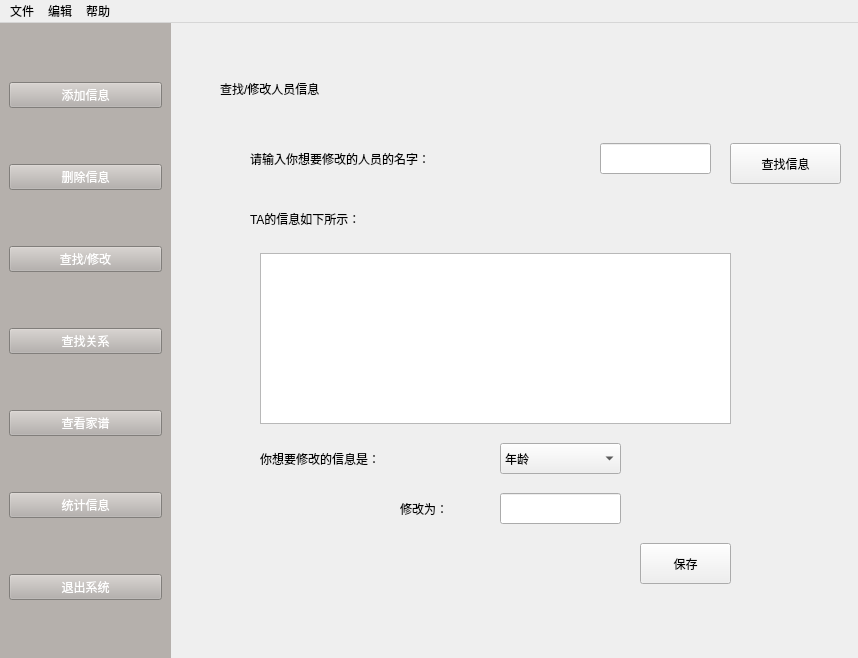
<?xml version="1.0" encoding="UTF-8"?>
<ui version="4.0">
 <class>home</class>
 <widget class="QMainWindow" name="home">
  <property name="geometry">
   <rect>
    <x>0</x>
    <y>0</y>
    <width>858</width>
    <height>658</height>
   </rect>
  </property>
  <property name="windowTitle">
   <string>家谱管理系统</string>
  </property>
  <widget class="QWidget" name="centralwidget">
   <widget class="QFrame" name="verticalFrame">
    <property name="geometry">
     <rect>
      <x>0</x>
      <y>0</y>
      <width>171</width>
      <height>641</height>
     </rect>
    </property>
    <property name="styleSheet">
     <string notr="true">background-color:rgb(181, 176, 172)</string>
    </property>
    <layout class="QVBoxLayout" name="verticalLayout_2">
     <item>
      <widget class="QPushButton" name="pushButton_add">
       <property name="styleSheet">
        <string notr="true">color:white;

font: 16pt &quot;田氏颜体大字库&quot;;</string>
       </property>
       <property name="text">
        <string>添加信息</string>
       </property>
      </widget>
     </item>
     <item>
      <widget class="QPushButton" name="pushButton_delete">
       <property name="styleSheet">
        <string notr="true">color:white;

font: 16pt &quot;田氏颜体大字库&quot;;</string>
       </property>
       <property name="text">
        <string>删除信息</string>
       </property>
      </widget>
     </item>
     <item>
      <widget class="QPushButton" name="pushButton_change">
       <property name="styleSheet">
        <string notr="true">color:white;

font: 16pt &quot;田氏颜体大字库&quot;;</string>
       </property>
       <property name="text">
        <string>查找/修改</string>
       </property>
      </widget>
     </item>
     <item>
      <widget class="QPushButton" name="pushButton_search">
       <property name="styleSheet">
        <string notr="true">color:white;

font: 16pt &quot;田氏颜体大字库&quot;;
</string>
       </property>
       <property name="text">
        <string>查找关系</string>
       </property>
      </widget>
     </item>
     <item>
      <widget class="QPushButton" name="pushButton_show">
       <property name="styleSheet">
        <string notr="true">color:white;

font: 16pt &quot;田氏颜体大字库&quot;;</string>
       </property>
       <property name="text">
        <string>查看家谱</string>
       </property>
      </widget>
     </item>
     <item>
      <widget class="QPushButton" name="pushButton_count">
       <property name="styleSheet">
        <string notr="true">color:white;

font: 16pt &quot;田氏颜体大字库&quot;;</string>
       </property>
       <property name="text">
        <string>统计信息</string>
       </property>
      </widget>
     </item>
     <item>
      <widget class="QPushButton" name="pushButton_exit">
       <property name="styleSheet">
        <string notr="true">color:white;

font: 16pt &quot;田氏颜体大字库&quot;;</string>
       </property>
       <property name="text">
        <string>退出系统</string>
       </property>
      </widget>
     </item>
    </layout>
   </widget>
   <widget class="QStackedWidget" name="stackedWidget">
    <property name="geometry">
     <rect>
      <x>170</x>
      <y>0</y>
      <width>691</width>
      <height>631</height>
     </rect>
    </property>
    <property name="styleSheet">
     <string notr="true">font: 14pt &quot;田氏颜体大字库&quot;;</string>
    </property>
    <property name="currentIndex">
     <number>2</number>
    </property>
    <widget class="QWidget" name="page_add">
     <widget class="QLabel" name="label_11">
      <property name="geometry">
       <rect>
        <x>40</x>
        <y>40</y>
        <width>221</width>
        <height>51</height>
       </rect>
      </property>
      <property name="font">
       <font>
        <family>田氏颜体大字库</family>
        <pointsize>16</pointsize>
        <weight>50</weight>
        <italic>false</italic>
        <bold>false</bold>
       </font>
      </property>
      <property name="styleSheet">
       <string notr="true">font: 16pt &quot;田氏颜体大字库&quot;;</string>
      </property>
      <property name="text">
       <string>添加人员基本信息</string>
      </property>
     </widget>
     <widget class="QLabel" name="label_12">
      <property name="geometry">
       <rect>
        <x>200</x>
        <y>120</y>
        <width>81</width>
        <height>41</height>
       </rect>
      </property>
      <property name="text">
       <string>姓名：</string>
      </property>
     </widget>
     <widget class="QLabel" name="label_13">
      <property name="geometry">
       <rect>
        <x>180</x>
        <y>170</y>
        <width>101</width>
        <height>41</height>
       </rect>
      </property>
      <property name="text">
       <string>出生地：</string>
      </property>
     </widget>
     <widget class="QLabel" name="label_14">
      <property name="geometry">
       <rect>
        <x>160</x>
        <y>210</y>
        <width>121</width>
        <height>51</height>
       </rect>
      </property>
      <property name="text">
       <string>出生日期：</string>
      </property>
     </widget>
     <widget class="QLabel" name="label_15">
      <property name="geometry">
       <rect>
        <x>160</x>
        <y>320</y>
        <width>111</width>
        <height>31</height>
       </rect>
      </property>
      <property name="text">
       <string>死亡日期：</string>
      </property>
     </widget>
     <widget class="QLabel" name="label_16">
      <property name="geometry">
       <rect>
        <x>420</x>
        <y>360</y>
        <width>81</width>
        <height>51</height>
       </rect>
      </property>
      <property name="text">
       <string>身高：</string>
      </property>
     </widget>
     <widget class="QLabel" name="label_17">
      <property name="geometry">
       <rect>
        <x>210</x>
        <y>420</y>
        <width>71</width>
        <height>41</height>
       </rect>
      </property>
      <property name="text">
       <string>职业：</string>
      </property>
     </widget>
     <widget class="QLabel" name="label_18">
      <property name="geometry">
       <rect>
        <x>210</x>
        <y>370</y>
        <width>81</width>
        <height>31</height>
       </rect>
      </property>
      <property name="text">
       <string>性别：</string>
      </property>
     </widget>
     <widget class="QLineEdit" name="lineEdit_5">
      <property name="geometry">
       <rect>
        <x>290</x>
        <y>120</y>
        <width>121</width>
        <height>31</height>
       </rect>
      </property>
     </widget>
     <widget class="QLineEdit" name="lineEdit_12">
      <property name="geometry">
       <rect>
        <x>290</x>
        <y>480</y>
        <width>111</width>
        <height>31</height>
       </rect>
      </property>
     </widget>
     <widget class="QLineEdit" name="lineEdit_13">
      <property name="geometry">
       <rect>
        <x>490</x>
        <y>370</y>
        <width>81</width>
        <height>31</height>
       </rect>
      </property>
     </widget>
     <widget class="QLineEdit" name="lineEdit_14">
      <property name="geometry">
       <rect>
        <x>290</x>
        <y>430</y>
        <width>111</width>
        <height>31</height>
       </rect>
      </property>
     </widget>
     <widget class="QLabel" name="label_19">
      <property name="geometry">
       <rect>
        <x>160</x>
        <y>480</y>
        <width>111</width>
        <height>31</height>
       </rect>
      </property>
      <property name="text">
       <string>父亲姓名：</string>
      </property>
     </widget>
     <widget class="QLineEdit" name="lineEdit_24">
      <property name="geometry">
       <rect>
        <x>290</x>
        <y>170</y>
        <width>211</width>
        <height>31</height>
       </rect>
      </property>
      <property name="styleSheet">
       <string notr="true">font: 10pt &quot;田氏颜体大字库&quot;;
color:rgb(203, 203, 203)</string>
      </property>
      <property name="text">
       <string/>
      </property>
     </widget>
     <widget class="QLineEdit" name="lineEdit_8">
      <property name="geometry">
       <rect>
        <x>290</x>
        <y>220</y>
        <width>211</width>
        <height>31</height>
       </rect>
      </property>
      <property name="styleSheet">
       <string notr="true">font: 10pt &quot;田氏颜体大字库&quot;;
color:rgb(203, 203, 203)</string>
      </property>
      <property name="text">
       <string/>
      </property>
     </widget>
     <widget class="QLineEdit" name="lineEdit_9">
      <property name="geometry">
       <rect>
        <x>290</x>
        <y>320</y>
        <width>211</width>
        <height>31</height>
       </rect>
      </property>
      <property name="styleSheet">
       <string notr="true">font: 10pt &quot;田氏颜体大字库&quot;;
color:rgb(203, 203, 203)</string>
      </property>
      <property name="text">
       <string/>
      </property>
     </widget>
     <widget class="QLabel" name="label_44">
      <property name="geometry">
       <rect>
        <x>580</x>
        <y>370</y>
        <width>71</width>
        <height>21</height>
       </rect>
      </property>
      <property name="font">
       <font>
        <family>田氏颜体大字库</family>
        <pointsize>14</pointsize>
        <weight>50</weight>
        <italic>false</italic>
        <bold>false</bold>
       </font>
      </property>
      <property name="text">
       <string>cm</string>
      </property>
     </widget>
     <widget class="QPushButton" name="pushButton_10">
      <property name="geometry">
       <rect>
        <x>292</x>
        <y>540</y>
        <width>91</width>
        <height>41</height>
       </rect>
      </property>
      <property name="text">
       <string>保存</string>
      </property>
     </widget>
     <widget class="QLabel" name="label_47">
      <property name="geometry">
       <rect>
        <x>430</x>
        <y>420</y>
        <width>111</width>
        <height>41</height>
       </rect>
      </property>
      <property name="text">
       <string>配偶姓名：</string>
      </property>
     </widget>
     <widget class="QLineEdit" name="lineEdit_18">
      <property name="geometry">
       <rect>
        <x>550</x>
        <y>430</y>
        <width>131</width>
        <height>31</height>
       </rect>
      </property>
      <property name="styleSheet">
       <string notr="true">font: 10pt &quot;田氏颜体大字库&quot;;
color:rgb(203, 203, 203)</string>
      </property>
      <property name="text">
       <string/>
      </property>
     </widget>
     <widget class="QLabel" name="label_20">
      <property name="geometry">
       <rect>
        <x>430</x>
        <y>480</y>
        <width>111</width>
        <height>31</height>
       </rect>
      </property>
      <property name="text">
       <string>母亲姓名：</string>
      </property>
     </widget>
     <widget class="QLineEdit" name="lineEdit_19">
      <property name="geometry">
       <rect>
        <x>550</x>
        <y>480</y>
        <width>131</width>
        <height>31</height>
       </rect>
      </property>
      <property name="styleSheet">
       <string notr="true">font: 10pt &quot;田氏颜体大字库&quot;;
color:rgb(203, 203, 203)</string>
      </property>
      <property name="text">
       <string/>
      </property>
     </widget>
     <widget class="QLabel" name="label_38">
      <property name="geometry">
       <rect>
        <x>0</x>
        <y>0</y>
        <width>688</width>
        <height>641</height>
       </rect>
      </property>
      <property name="text">
       <string/>
      </property>
      <property name="pixmap">
       <pixmap>../../background.png</pixmap>
      </property>
     </widget>
     <widget class="QLineEdit" name="lineEdit">
      <property name="geometry">
       <rect>
        <x>290</x>
        <y>370</y>
        <width>113</width>
        <height>31</height>
       </rect>
      </property>
     </widget>
     <widget class="QLabel" name="label">
      <property name="geometry">
       <rect>
        <x>210</x>
        <y>270</y>
        <width>91</width>
        <height>31</height>
       </rect>
      </property>
      <property name="text">
       <string>年龄：</string>
      </property>
     </widget>
     <widget class="QLineEdit" name="lineEdit_2">
      <property name="geometry">
       <rect>
        <x>290</x>
        <y>270</y>
        <width>111</width>
        <height>31</height>
       </rect>
      </property>
     </widget>
     <zorder>label_38</zorder>
     <zorder>label_11</zorder>
     <zorder>label_12</zorder>
     <zorder>label_13</zorder>
     <zorder>label_14</zorder>
     <zorder>label_15</zorder>
     <zorder>label_16</zorder>
     <zorder>label_17</zorder>
     <zorder>label_18</zorder>
     <zorder>lineEdit_5</zorder>
     <zorder>lineEdit_12</zorder>
     <zorder>lineEdit_13</zorder>
     <zorder>lineEdit_14</zorder>
     <zorder>label_19</zorder>
     <zorder>lineEdit_24</zorder>
     <zorder>lineEdit_8</zorder>
     <zorder>lineEdit_9</zorder>
     <zorder>label_44</zorder>
     <zorder>pushButton_10</zorder>
     <zorder>label_47</zorder>
     <zorder>lineEdit_18</zorder>
     <zorder>label_20</zorder>
     <zorder>lineEdit_19</zorder>
     <zorder>lineEdit</zorder>
     <zorder>label</zorder>
     <zorder>lineEdit_2</zorder>
    </widget>
    <widget class="QWidget" name="page_delete">
     <widget class="QLineEdit" name="lineEdit_16">
      <property name="geometry">
       <rect>
        <x>430</x>
        <y>120</y>
        <width>111</width>
        <height>31</height>
       </rect>
      </property>
     </widget>
     <widget class="QLabel" name="label_21">
      <property name="geometry">
       <rect>
        <x>50</x>
        <y>40</y>
        <width>181</width>
        <height>51</height>
       </rect>
      </property>
      <property name="styleSheet">
       <string notr="true">font: 16pt &quot;田氏颜体大字库&quot;;</string>
      </property>
      <property name="text">
       <string>删除人员信息</string>
      </property>
     </widget>
     <widget class="QLabel" name="label_22">
      <property name="geometry">
       <rect>
        <x>80</x>
        <y>120</y>
        <width>361</width>
        <height>31</height>
       </rect>
      </property>
      <property name="text">
       <string>请输入你想要删除的人员的姓名：</string>
      </property>
     </widget>
     <widget class="QLabel" name="label_39">
      <property name="geometry">
       <rect>
        <x>0</x>
        <y>0</y>
        <width>688</width>
        <height>641</height>
       </rect>
      </property>
      <property name="text">
       <string/>
      </property>
      <property name="pixmap">
       <pixmap>../../background.png</pixmap>
      </property>
     </widget>
     <widget class="QLabel" name="label_23">
      <property name="geometry">
       <rect>
        <x>80</x>
        <y>230</y>
        <width>221</width>
        <height>31</height>
       </rect>
      </property>
      <property name="text">
       <string>TA的信息如下所示：</string>
      </property>
     </widget>
     <widget class="QTextBrowser" name="textBrowser">
      <property name="geometry">
       <rect>
        <x>80</x>
        <y>270</y>
        <width>471</width>
        <height>201</height>
       </rect>
      </property>
     </widget>
     <widget class="QPushButton" name="pushButton_9">
      <property name="geometry">
       <rect>
        <x>460</x>
        <y>500</y>
        <width>91</width>
        <height>41</height>
       </rect>
      </property>
      <property name="text">
       <string>删除</string>
      </property>
     </widget>
     <widget class="QPushButton" name="pushButton">
      <property name="geometry">
       <rect>
        <x>430</x>
        <y>170</y>
        <width>111</width>
        <height>41</height>
       </rect>
      </property>
      <property name="text">
       <string>查找信息</string>
      </property>
     </widget>
     <zorder>label_39</zorder>
     <zorder>lineEdit_16</zorder>
     <zorder>label_21</zorder>
     <zorder>label_22</zorder>
     <zorder>label_23</zorder>
     <zorder>textBrowser</zorder>
     <zorder>pushButton_9</zorder>
     <zorder>pushButton</zorder>
    </widget>
    <widget class="QWidget" name="page_change">
     <widget class="QLabel" name="label_25">
      <property name="geometry">
       <rect>
        <x>50</x>
        <y>40</y>
        <width>241</width>
        <height>51</height>
       </rect>
      </property>
      <property name="styleSheet">
       <string notr="true">font: 16pt &quot;田氏颜体大字库&quot;;</string>
      </property>
      <property name="text">
       <string>查找/修改人员信息</string>
      </property>
     </widget>
     <widget class="QPushButton" name="pushButton_8">
      <property name="geometry">
       <rect>
        <x>470</x>
        <y>520</y>
        <width>91</width>
        <height>41</height>
       </rect>
      </property>
      <property name="text">
       <string>保存</string>
      </property>
     </widget>
     <widget class="QLabel" name="label_40">
      <property name="geometry">
       <rect>
        <x>0</x>
        <y>0</y>
        <width>688</width>
        <height>641</height>
       </rect>
      </property>
      <property name="text">
       <string/>
      </property>
      <property name="pixmap">
       <pixmap>../../background.png</pixmap>
      </property>
     </widget>
     <widget class="QLabel" name="label_24">
      <property name="geometry">
       <rect>
        <x>80</x>
        <y>120</y>
        <width>351</width>
        <height>31</height>
       </rect>
      </property>
      <property name="text">
       <string>请输入你想要修改的人员的名字：</string>
      </property>
     </widget>
     <widget class="QLineEdit" name="lineEdit_17">
      <property name="geometry">
       <rect>
        <x>430</x>
        <y>120</y>
        <width>111</width>
        <height>31</height>
       </rect>
      </property>
     </widget>
     <widget class="QLabel" name="label_26">
      <property name="geometry">
       <rect>
        <x>80</x>
        <y>180</y>
        <width>221</width>
        <height>31</height>
       </rect>
      </property>
      <property name="text">
       <string>TA的信息如下所示：</string>
      </property>
     </widget>
     <widget class="QTextBrowser" name="textBrowser_2">
      <property name="geometry">
       <rect>
        <x>90</x>
        <y>230</y>
        <width>471</width>
        <height>171</height>
       </rect>
      </property>
     </widget>
     <widget class="QLabel" name="label_27">
      <property name="geometry">
       <rect>
        <x>90</x>
        <y>420</y>
        <width>231</width>
        <height>31</height>
       </rect>
      </property>
      <property name="text">
       <string>你想要修改的信息是：</string>
      </property>
     </widget>
     <widget class="QComboBox" name="comboBox_2">
      <property name="geometry">
       <rect>
        <x>330</x>
        <y>420</y>
        <width>121</width>
        <height>31</height>
       </rect>
      </property>
      <item>
       <property name="text">
        <string>年龄</string>
       </property>
      </item>
      <item>
       <property name="text">
        <string>出生地</string>
       </property>
      </item>
      <item>
       <property name="text">
        <string>死亡日期</string>
       </property>
      </item>
      <item>
       <property name="text">
        <string>出生日期</string>
       </property>
      </item>
      <item>
       <property name="text">
        <string>身高</string>
       </property>
      </item>
      <item>
       <property name="text">
        <string>职业</string>
       </property>
      </item>
     </widget>
     <widget class="QLabel" name="label_28">
      <property name="geometry">
       <rect>
        <x>230</x>
        <y>470</y>
        <width>231</width>
        <height>31</height>
       </rect>
      </property>
      <property name="text">
       <string>修改为：</string>
      </property>
     </widget>
     <widget class="QLineEdit" name="lineEdit_10">
      <property name="geometry">
       <rect>
        <x>330</x>
        <y>470</y>
        <width>121</width>
        <height>31</height>
       </rect>
      </property>
     </widget>
     <widget class="QPushButton" name="pushButton_2">
      <property name="geometry">
       <rect>
        <x>560</x>
        <y>120</y>
        <width>111</width>
        <height>41</height>
       </rect>
      </property>
      <property name="text">
       <string>查找信息</string>
      </property>
     </widget>
     <zorder>label_40</zorder>
     <zorder>label_25</zorder>
     <zorder>pushButton_8</zorder>
     <zorder>label_24</zorder>
     <zorder>lineEdit_17</zorder>
     <zorder>label_26</zorder>
     <zorder>textBrowser_2</zorder>
     <zorder>label_27</zorder>
     <zorder>comboBox_2</zorder>
     <zorder>label_28</zorder>
     <zorder>lineEdit_10</zorder>
     <zorder>pushButton_2</zorder>
    </widget>
    <widget class="QWidget" name="page_search">
     <widget class="QLabel" name="label_45">
      <property name="geometry">
       <rect>
        <x>0</x>
        <y>0</y>
        <width>688</width>
        <height>641</height>
       </rect>
      </property>
      <property name="text">
       <string/>
      </property>
      <property name="pixmap">
       <pixmap>../../background.png</pixmap>
      </property>
     </widget>
     <widget class="QLabel" name="label_29">
      <property name="geometry">
       <rect>
        <x>50</x>
        <y>40</y>
        <width>181</width>
        <height>51</height>
       </rect>
      </property>
      <property name="styleSheet">
       <string notr="true">font: 16pt &quot;田氏颜体大字库&quot;;</string>
      </property>
      <property name="text">
       <string>查找人员关系</string>
      </property>
     </widget>
     <widget class="QLabel" name="label_30">
      <property name="geometry">
       <rect>
        <x>80</x>
        <y>120</y>
        <width>351</width>
        <height>31</height>
       </rect>
      </property>
      <property name="text">
       <string>请输入你想要查找的人员的名字：</string>
      </property>
     </widget>
     <widget class="QLineEdit" name="lineEdit_11">
      <property name="geometry">
       <rect>
        <x>432</x>
        <y>120</y>
        <width>111</width>
        <height>31</height>
       </rect>
      </property>
     </widget>
     <widget class="QLabel" name="label_31">
      <property name="geometry">
       <rect>
        <x>80</x>
        <y>170</y>
        <width>181</width>
        <height>51</height>
       </rect>
      </property>
      <property name="text">
       <string>你想要查找TA的</string>
      </property>
     </widget>
     <widget class="QComboBox" name="comboBox_3">
      <property name="geometry">
       <rect>
        <x>250</x>
        <y>180</y>
        <width>131</width>
        <height>31</height>
       </rect>
      </property>
      <property name="font">
       <font>
        <family>田氏颜体大字库</family>
        <pointsize>12</pointsize>
        <weight>50</weight>
        <italic>false</italic>
        <bold>false</bold>
       </font>
      </property>
      <property name="styleSheet">
       <string notr="true">font: 12pt &quot;田氏颜体大字库&quot;;</string>
      </property>
      <item>
       <property name="text">
        <string>父亲</string>
       </property>
      </item>
      <item>
       <property name="text">
        <string>配偶</string>
       </property>
      </item>
      <item>
       <property name="text">
        <string>兄弟姐妹</string>
       </property>
      </item>
      <item>
       <property name="text">
        <string>母亲</string>
       </property>
      </item>
      <item>
       <property name="text">
        <string>孩子</string>
       </property>
      </item>
     </widget>
     <widget class="QTextBrowser" name="textBrowser_3">
      <property name="geometry">
       <rect>
        <x>90</x>
        <y>290</y>
        <width>461</width>
        <height>231</height>
       </rect>
      </property>
     </widget>
     <widget class="QLabel" name="label_32">
      <property name="geometry">
       <rect>
        <x>80</x>
        <y>240</y>
        <width>381</width>
        <height>31</height>
       </rect>
      </property>
      <property name="text">
       <string>查找的人员的对象的信息如下所示：</string>
      </property>
     </widget>
     <widget class="QPushButton" name="pushButton_13">
      <property name="geometry">
       <rect>
        <x>430</x>
        <y>180</y>
        <width>121</width>
        <height>41</height>
       </rect>
      </property>
      <property name="text">
       <string>开始查找</string>
      </property>
     </widget>
    </widget>
    <widget class="QWidget" name="page_show">
     <widget class="QLabel" name="label_41">
      <property name="geometry">
       <rect>
        <x>0</x>
        <y>0</y>
        <width>688</width>
        <height>641</height>
       </rect>
      </property>
      <property name="text">
       <string/>
      </property>
      <property name="pixmap">
       <pixmap>../../background.png</pixmap>
      </property>
     </widget>
     <widget class="QTreeWidget" name="treeWidget">
      <property name="geometry">
       <rect>
        <x>80</x>
        <y>150</y>
        <width>541</width>
        <height>411</height>
       </rect>
      </property>
      <column>
       <property name="text">
        <string>查看家谱</string>
       </property>
      </column>
     </widget>
     <widget class="QLabel" name="label_2">
      <property name="geometry">
       <rect>
        <x>90</x>
        <y>80</y>
        <width>51</width>
        <height>41</height>
       </rect>
      </property>
      <property name="text">
       <string>以</string>
      </property>
     </widget>
     <widget class="QLineEdit" name="lineEdit_3">
      <property name="geometry">
       <rect>
        <x>130</x>
        <y>80</y>
        <width>111</width>
        <height>41</height>
       </rect>
      </property>
     </widget>
     <widget class="QLabel" name="label_3">
      <property name="geometry">
       <rect>
        <x>250</x>
        <y>80</y>
        <width>191</width>
        <height>31</height>
       </rect>
      </property>
      <property name="text">
       <string>为祖先查看家谱</string>
      </property>
     </widget>
     <widget class="QPushButton" name="pushButton_3">
      <property name="geometry">
       <rect>
        <x>520</x>
        <y>80</y>
        <width>91</width>
        <height>41</height>
       </rect>
      </property>
      <property name="text">
       <string>查看</string>
      </property>
     </widget>
    </widget>
    <widget class="QWidget" name="page_count">
     <widget class="QLabel" name="label_9">
      <property name="geometry">
       <rect>
        <x>180</x>
        <y>170</y>
        <width>231</width>
        <height>61</height>
       </rect>
      </property>
      <property name="text">
       <string>平均年龄：  岁</string>
      </property>
     </widget>
     <widget class="QLabel" name="label_10">
      <property name="geometry">
       <rect>
        <x>180</x>
        <y>250</y>
        <width>231</width>
        <height>31</height>
       </rect>
      </property>
      <property name="text">
       <string>平均身高：  cm</string>
      </property>
     </widget>
     <widget class="QLabel" name="label_35">
      <property name="geometry">
       <rect>
        <x>160</x>
        <y>310</y>
        <width>221</width>
        <height>51</height>
       </rect>
      </property>
      <property name="text">
       <string>家庭总人口：  人</string>
      </property>
     </widget>
     <widget class="QLabel" name="label_42">
      <property name="geometry">
       <rect>
        <x>0</x>
        <y>0</y>
        <width>688</width>
        <height>641</height>
       </rect>
      </property>
      <property name="text">
       <string/>
      </property>
      <property name="pixmap">
       <pixmap>../../background.png</pixmap>
      </property>
     </widget>
     <widget class="QLabel" name="label_46">
      <property name="geometry">
       <rect>
        <x>50</x>
        <y>40</y>
        <width>181</width>
        <height>51</height>
       </rect>
      </property>
      <property name="styleSheet">
       <string notr="true">font: 16pt &quot;田氏颜体大字库&quot;;</string>
      </property>
      <property name="text">
       <string>统计人员信息</string>
      </property>
     </widget>
     <zorder>label_42</zorder>
     <zorder>label_9</zorder>
     <zorder>label_10</zorder>
     <zorder>label_35</zorder>
     <zorder>label_46</zorder>
    </widget>
   </widget>
   <zorder>stackedWidget</zorder>
   <zorder>verticalFrame</zorder>
  </widget>
  <widget class="QMenuBar" name="menubar">
   <property name="geometry">
    <rect>
     <x>0</x>
     <y>0</y>
     <width>858</width>
     <height>25</height>
    </rect>
   </property>
   <widget class="QMenu" name="file">
    <property name="title">
     <string>文件</string>
    </property>
    <addaction name="act_new"/>
    <addaction name="act_save"/>
    <addaction name="act_save_as"/>
    <addaction name="act_exit"/>
   </widget>
   <widget class="QMenu" name="edit">
    <property name="title">
     <string>编辑</string>
    </property>
    <addaction name="act_change"/>
    <addaction name="act_delete"/>
    <addaction name="act_add"/>
    <addaction name="act_count"/>
   </widget>
   <widget class="QMenu" name="help">
    <property name="title">
     <string>帮助</string>
    </property>
   </widget>
   <addaction name="file"/>
   <addaction name="edit"/>
   <addaction name="help"/>
  </widget>
  <action name="act_save">
   <property name="text">
    <string>保存</string>
   </property>
  </action>
  <action name="act_save_as">
   <property name="text">
    <string>另存为</string>
   </property>
  </action>
  <action name="act_exit">
   <property name="text">
    <string>退出</string>
   </property>
  </action>
  <action name="act_change">
   <property name="text">
    <string>修改</string>
   </property>
  </action>
  <action name="act_delete">
   <property name="text">
    <string>删除</string>
   </property>
  </action>
  <action name="act_add">
   <property name="text">
    <string>添加</string>
   </property>
  </action>
  <action name="act_new">
   <property name="text">
    <string>新建</string>
   </property>
  </action>
  <action name="actionpingjunnian">
   <property name="text">
    <string>平均年龄</string>
   </property>
  </action>
  <action name="actionr">
   <property name="text">
    <string>平均寿命</string>
   </property>
  </action>
  <action name="act_count">
   <property name="text">
    <string>统计</string>
   </property>
  </action>
 </widget>
 <resources/>
 <connections/>
</ui>
